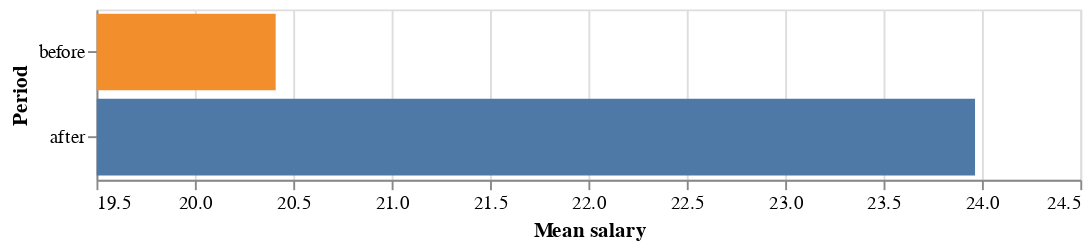

This figure's notebook cell:
### Code cell
# Plot 1: Mean salary by period (before vs after) — clipped to tick range

wages = _read_csv_local("wages.csv")
when_col = _find_col(wages, ["when", "period", "time", "group"])
salary_col = _find_col(wages, ["salary", "wage", "income", "pay", "avg_salary"])

wages = wages.rename(columns={when_col: "when", salary_col: "salary"}).copy()
wages["salary"] = pd.to_numeric(wages["salary"], errors="coerce")

summary = (
    wages.groupby("when", as_index=False)["salary"]
    .agg(mean="mean", median="median", n="size")
)

xmin, xmax = 19.5, 24.5
ticks = [19.5, 20, 20.5, 21, 21.5, 22, 22.5, 23, 23.5, 24, 24.5]

alt.Chart(summary).mark_bar(clip=True).encode(
    y=alt.Y("when:N", sort=["before", "after"], title="Period"),
    x=alt.X(
        "mean:Q",
        title="Mean salary",
        scale=alt.Scale(domain=[xmin, xmax], clamp=True),
        axis=alt.Axis(values=ticks),
    ),
    color=alt.Color(
        "when:N",
        scale=alt.Scale(domain=["before", "after"], range=["#F28E2B", "#4E79A7"]),
        legend=None,
    ),
).properties(width=520, height=90)

### Figure 1 — Vega-Lite specification as saved in the notebook (floating-point values rounded to 4 significant figures)
{"config": {"view": {"continuousWidth": 300, "continuousHeight": 300}}, "data": {"name": "data-1b587c1a2c13835a3223be8b301b5e5f"}, "mark": {"type": "bar", "clip": true}, "encoding": {"color": {"field": "when", "legend": null, "scale": {"domain": ["before", "after"], "range": ["#F28E2B", "#4E79A7"]}, "type": "nominal"}, "x": {"axis": {"values": [19.5, 20, 20.5, 21, 21.5, 22, 22.5, 23, 23.5, 24, 24.5]}, "field": "mean", "scale": {"clamp": true, "domain": [19.5, 24.5]}, "title": "Mean salary", "type": "quantitative"}, "y": {"field": "when", "sort": ["before", "after"], "title": "Period", "type": "nominal"}}, "height": 90, "width": 520, "$schema": "https://vega.github.io/schema/vega-lite/v5.8.0.json", "datasets": {"data-1b587c1a2c13835a3223be8b301b5e5f": [{"when": "after", "mean": 23.96, "median": 30.15, "n": 61}, {"when": "before", "mean": 20.41, "median": 20.98, "n": 61}]}}
